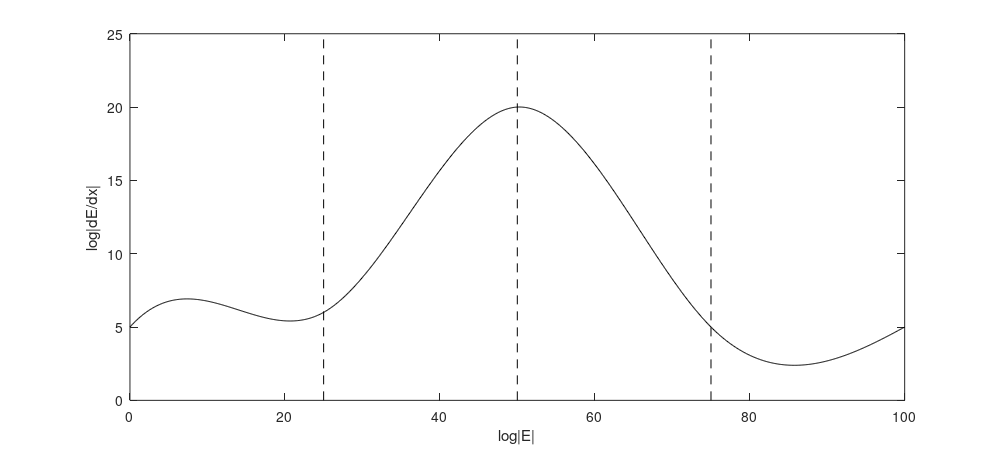

Reproduce this figure in MATLAB. (Note: this script raises an error after producing the figure.)
E=linspace(0,100,1000);
x=[0,15,25,50,75,100,130];
Y=[5,6,6,20,5,5,5];
dEdx=spline(x,Y,E);
plot(E,dEdx,'k-',[25 25],[0 25],'k--',[50 50],[0 25],'k--',[75 75],[0 25],'k--');
xlabel('log|E|');ylabel('log|dE/dx|');
set(gcf,'Position',[50 50 1000 450],'PaperPositionMode','auto');
set(gca,'Color','none');
plot2svg('Electronic_Stopping_Plot.svg');